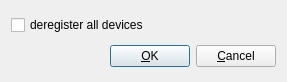
<?xml version="1.0" encoding="UTF-8"?>
<ui version="4.0" stdsetdef="1">
  <author></author>
  <comment></comment>
  <exportmacro></exportmacro>
  <class>DeregisterForm</class>
  <widget class="QDialog" name="DeregisterForm">
    <property name="geometry">
      <rect>
        <x>0</x>
        <y>0</y>
        <width>287</width>
        <height>82</height>
      </rect>
    </property>
    <property name="sizePolicy">
      <sizepolicy>
        <hsizetype>0</hsizetype>
        <vsizetype>0</vsizetype>
        <horstretch>0</horstretch>
        <verstretch>0</verstretch>
      </sizepolicy>
    </property>
    <property name="windowTitle">
      <string>Twinkle - Deregister</string>
    </property>
    <layout class="QVBoxLayout">
      <item>
        <widget class="QCheckBox" name="deregAllCheckBox">
          <property name="text">
            <string>deregister all devices</string>
          </property>
        </widget>
      </item>
      <item>
        <layout class="QHBoxLayout">
          <item>
            <spacer name="spacer13">
              <property name="sizeHint">
                <size>
                  <width>111</width>
                  <height>20</height>
                </size>
              </property>
              <property name="sizeType">
                <enum>QSizePolicy::Expanding</enum>
              </property>
              <property name="orientation">
                <enum>Qt::Horizontal</enum>
              </property>
            </spacer>
          </item>
          <item>
            <widget class="QPushButton" name="okPushButton">
              <property name="text">
                <string>&amp;OK</string>
              </property>
              <property name="default">
                <bool>true</bool>
              </property>
            </widget>
          </item>
          <item>
            <widget class="QPushButton" name="cancelPushButton">
              <property name="text">
                <string>&amp;Cancel</string>
              </property>
            </widget>
          </item>
        </layout>
      </item>
    </layout>
  </widget>
  <layoutdefault spacing="6" margin="11"/>
  <pixmapfunction>qPixmapFromMimeSource</pixmapfunction>
  <connections>
    <connection>
      <sender>okPushButton</sender>
      <signal>clicked()</signal>
      <receiver>DeregisterForm</receiver>
      <slot>accept()</slot>
    </connection>
    <connection>
      <sender>cancelPushButton</sender>
      <signal>clicked()</signal>
      <receiver>DeregisterForm</receiver>
      <slot>reject()</slot>
    </connection>
  </connections>
</ui>
